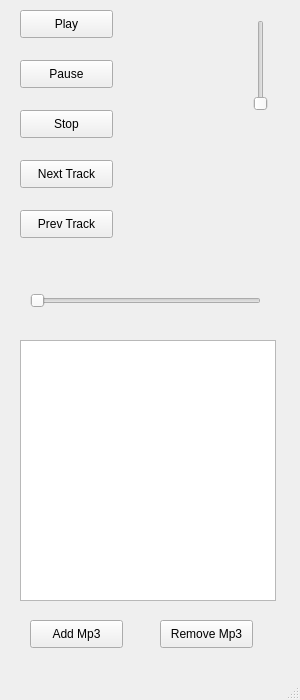
<?xml version="1.0" encoding="UTF-8"?>
<ui version="4.0">
 <class>MainWindow</class>
 <widget class="QMainWindow" name="MainWindow">
  <property name="geometry">
   <rect>
    <x>0</x>
    <y>0</y>
    <width>300</width>
    <height>700</height>
   </rect>
  </property>
  <property name="windowTitle">
   <string>VishMP3 Player</string>
  </property>
  <widget class="QWidget" name="centralwidget">
   <widget class="QPushButton" name="playButton">
    <property name="geometry">
     <rect>
      <x>20</x>
      <y>10</y>
      <width>93</width>
      <height>28</height>
     </rect>
    </property>
    <property name="text">
     <string>Play</string>
    </property>
   </widget>
   <widget class="QPushButton" name="pauseButton">
    <property name="geometry">
     <rect>
      <x>20</x>
      <y>60</y>
      <width>93</width>
      <height>28</height>
     </rect>
    </property>
    <property name="text">
     <string>Pause</string>
    </property>
   </widget>
   <widget class="QPushButton" name="stopButton">
    <property name="geometry">
     <rect>
      <x>20</x>
      <y>110</y>
      <width>93</width>
      <height>28</height>
     </rect>
    </property>
    <property name="text">
     <string>Stop</string>
    </property>
   </widget>
   <widget class="QPushButton" name="nextTrackButton">
    <property name="geometry">
     <rect>
      <x>20</x>
      <y>160</y>
      <width>93</width>
      <height>28</height>
     </rect>
    </property>
    <property name="text">
     <string>Next Track</string>
    </property>
   </widget>
   <widget class="QPushButton" name="prevTrackButton">
    <property name="geometry">
     <rect>
      <x>20</x>
      <y>210</y>
      <width>93</width>
      <height>28</height>
     </rect>
    </property>
    <property name="text">
     <string>Prev Track</string>
    </property>
   </widget>
   <widget class="QListView" name="playlistListView">
    <property name="geometry">
     <rect>
      <x>20</x>
      <y>340</y>
      <width>256</width>
      <height>261</height>
     </rect>
    </property>
   </widget>
   <widget class="QPushButton" name="addMP3ToPlaylistButton">
    <property name="geometry">
     <rect>
      <x>30</x>
      <y>620</y>
      <width>93</width>
      <height>28</height>
     </rect>
    </property>
    <property name="text">
     <string>Add Mp3</string>
    </property>
   </widget>
   <widget class="QPushButton" name="removeMP3FromPlaylistButton">
    <property name="geometry">
     <rect>
      <x>160</x>
      <y>620</y>
      <width>93</width>
      <height>28</height>
     </rect>
    </property>
    <property name="text">
     <string>Remove Mp3</string>
    </property>
   </widget>
   <widget class="QSlider" name="timeSeekHorizontalSlider">
    <property name="geometry">
     <rect>
      <x>30</x>
      <y>290</y>
      <width>231</width>
      <height>22</height>
     </rect>
    </property>
    <property name="orientation">
     <enum>Qt::Horizontal</enum>
    </property>
   </widget>
   <widget class="QSlider" name="volumeVerticalSlider">
    <property name="geometry">
     <rect>
      <x>250</x>
      <y>20</y>
      <width>22</width>
      <height>91</height>
     </rect>
    </property>
    <property name="orientation">
     <enum>Qt::Vertical</enum>
    </property>
   </widget>
  </widget>
  <widget class="QMenuBar" name="menubar">
   <property name="geometry">
    <rect>
     <x>0</x>
     <y>0</y>
     <width>300</width>
     <height>26</height>
    </rect>
   </property>
  </widget>
  <widget class="QStatusBar" name="statusbar"/>
 </widget>
 <resources/>
 <connections/>
</ui>
